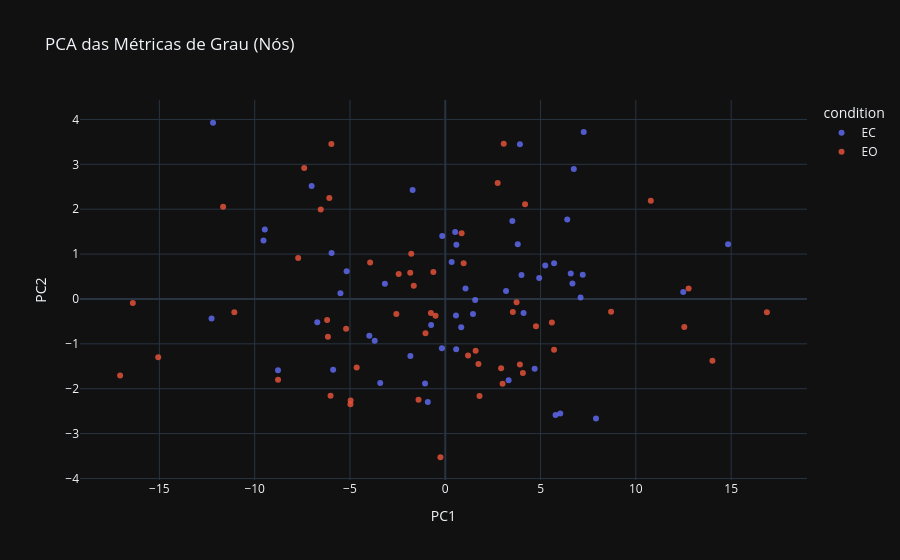

Source (notebook cell):
### Markdown cell above
Grau

### Code cell
pca_degree, loadings_degree = plot_pca_features(
    df_dataset,
    NODE_FEATURES_BY_TYPE["degree"],
    title="PCA das Métricas de Grau (Nós)"
)

### Figure 1 — Plotly figure (JSON) as saved in the notebook; plotly's stock layout.template omitted (floating-point values rounded to 4 significant figures)
{"data": [{"hovertemplate": "condition=EC<br>PC1=%{x}<br>PC2=%{y}<extra></extra>", "legendgroup": "EC", "marker": {"color": "#636efa", "opacity": 0.8, "symbol": "circle"}, "mode": "markers", "name": "EC", "orientation": "v", "showlegend": true, "type": "scatter", "x": [-12.18, 3.518, 3.916, 6.032, 5.709, -1.714, -1.061, -5.499, 0.5614, -5.175, 6.584, 7.1, -0.1786, 7.908, -3.167, 5.245, -3.984, 0.5718, -1.83, 6.672, -6.717, 7.212, 14.84, 4.107, -8.776, 12.48, 6.743, -5.965, -5.883, -9.468, -0.9174, 7.264, 1.568, -12.26, 4.928, 6.401, 5.788, 3.323, -7.012, -9.537, -0.1602, 1.063, 0.5196, 0.8361, -3.413, 0.5836, 3.188, -3.703, -0.7424, 3.804, 4.691, 0.3354, 1.454, 3.998], "xaxis": "x", "y": [3.926, 1.737, 3.445, -2.553, 0.795, 2.429, -1.882, 0.1293, -0.3708, 0.6197, 0.5685, 0.03127, -1.097, -2.663, 0.3382, 0.7458, -0.8188, -1.12, -1.273, 0.343, -0.5193, 0.5367, 1.221, -0.314, -1.586, 0.1573, 2.896, 1.025, -1.577, 1.55, -2.297, 3.722, -0.02177, -0.4352, 0.4688, 1.77, -2.588, -1.81, 2.519, 1.305, 1.405, 0.234, 1.49, -0.6318, -1.871, 1.21, 0.1746, -0.9285, -0.5818, 1.219, -1.557, 0.8218, -0.3339, 0.5323], "yaxis": "y"}, {"hovertemplate": "condition=EO<br>PC1=%{x}<br>PC2=%{y}<extra></extra>", "legendgroup": "EO", "marker": {"color": "#EF553B", "opacity": 0.8, "symbol": "circle"}, "mode": "markers", "name": "EO", "orientation": "v", "showlegend": true, "type": "scatter", "x": [-7.4, -1.838, 10.78, 14.02, -2.566, -5.977, -4.976, -3.943, 0.9643, -0.5092, 3.545, 12.54, 1.196, 2.93, -6.157, 3.74, -7.718, -2.444, -0.2547, 5.594, -4.965, 3.916, 16.87, 5.708, -4.647, 12.77, 3.068, -6.534, -6.199, -11.66, -8.774, 4.186, 1.593, -15.06, -0.6242, 4.759, -6.019, 1.741, -17.06, -16.39, 0.8566, -11.07, -1.038, -6.084, -1.784, -1.653, 4.073, 1.798, -0.7533, 2.749, 3.007, -5.204, -1.403, 8.7], "xaxis": "x", "y": [2.918, 0.5821, 2.186, -1.378, -0.3332, 3.45, -2.346, 0.8135, 0.7942, -0.3723, -0.2905, -0.6242, -1.258, -1.543, -0.8446, -0.07565, 0.9108, 0.558, -3.527, -0.5256, -2.261, -1.463, -0.2973, -1.131, -1.525, 0.2312, 3.461, 1.993, -0.4679, 2.055, -1.803, 2.11, -1.154, -1.297, 0.598, -0.6057, -2.158, -1.45, -1.705, -0.08917, 1.466, -0.2968, -0.7619, 2.249, 1.006, 0.2931, -1.65, -2.16, -0.3152, 2.584, -1.889, -0.6621, -2.247, -0.2846], "yaxis": "y"}], "layout": {"legend": {"title": {"text": "condition"}, "tracegroupgap": 0}, "title": {"text": "PCA das Métricas de Grau (Nós)"}, "xaxis": {"anchor": "y", "domain": [0, 1], "title": {"text": "PC1"}}, "yaxis": {"anchor": "x", "domain": [0, 1], "title": {"text": "PC2"}}}}
